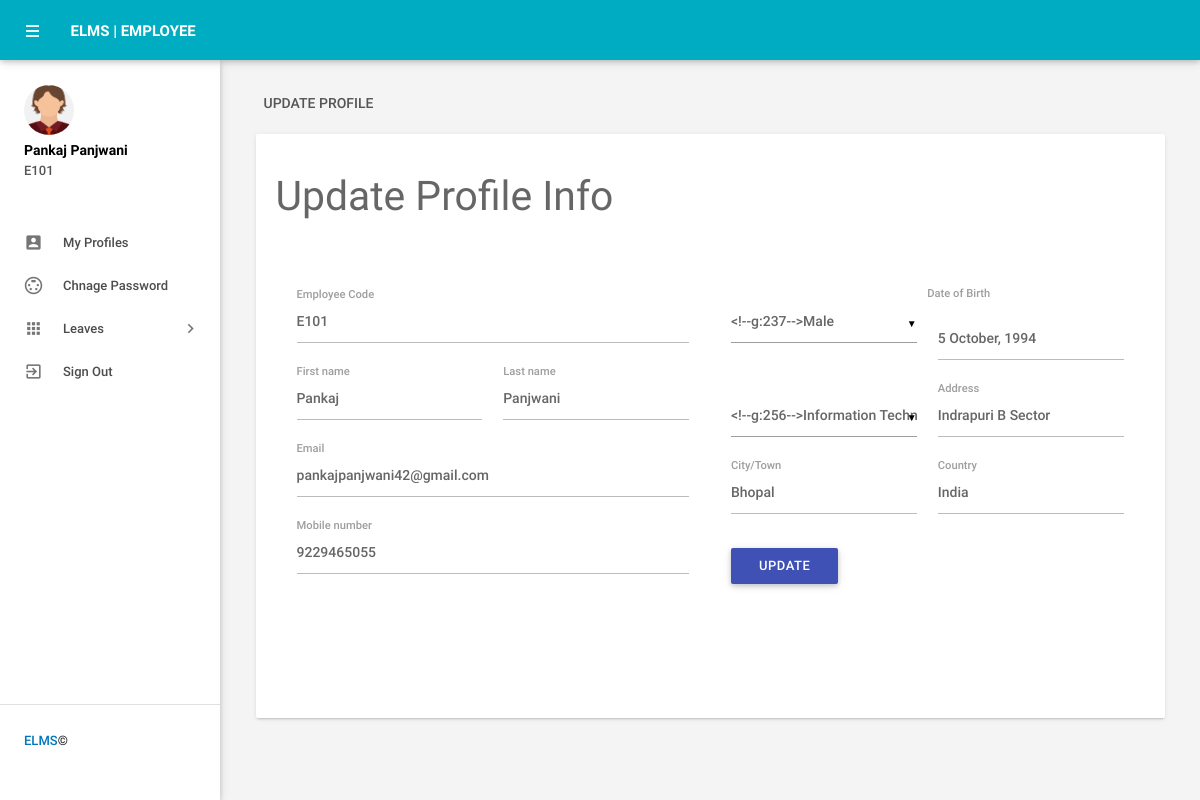
Page /myprofile (signed in) on the committed database.
### employeeleave/models.py (models this page shows, shortened)
class Employee(models.Model):
    user = models.ForeignKey(User, on_delete=models.CASCADE, null=True)
    empid = models.CharField(max_length=20)
    gender = models.CharField(max_length=30)
    dob = models.CharField(max_length=50)
    department = models.CharField(max_length=50,null=True)
    address = models.CharField(max_length=300)
    city = models.CharField(max_length=50)
    country = models.CharField(max_length=50)
    phoneno = models.CharField(max_length=15)
    status = models.CharField(max_length=15, null=True)
    regdate = models.DateField()

### employeeleave/views.py (the view, shortened to what this page needs)
# urls.py: path('myprofile',myprofile, name='myprofile'),
def myprofile(request):
    user = User.objects.get(id = request.user.id)
    employee = Employee.objects.get(user = user)
    department = Department.objects.all()
    error = ""
    d = {'employee': employee,'department':department,'error':error}
    return render(request, 'myprofile.html',d)

### employeeleave/templatetags/custom_filters.py (called while the page is built)
@register.simple_tag()
def employeeid(pid,*args, **kwargs):
    user = User.objects.get(id=pid)
    employee = Employee.objects.get(user = user)
    return employee.empid

### employeeleave/templates/myprofile.html (shortened to what this page needs)
{% load static %}
{% load custom_filters %}
{% block body %}
<html lang="en">
    <head>
        <link type="text/css" rel="stylesheet" href="{% static 'assets/plugins/materialize/css/materialize.min.css' %}"/>
       <link href="{% static 'assets/plugins/material-preloader/css/materialPreloader.min.css' %}" rel="stylesheet">
        <link href="{% static 'assets/css/alpha.min.css' %}" rel="stylesheet" type="text/css"/>
        <link href="{% static 'assets/css/custom.css' %}" rel="stylesheet" type="text/css"/>
    </head>
    <body>
  {% include 'userheader.html' %}
       {% include 'usersidebar.html' %}
   <main class="mn-inner">
                <div class="row">
                    <div class="col s12">
                        <div class="page-title">Update Profile</div>
                    </div>
                    <div class="col s12 m12 l12">
                        <div class="card">
                            <div class="card-content">
                                <form id="example-form" method="post" name="updatemp">
                                    <div>
                                        <h3>Update Profile Info</h3>
                                        <section>
                                            <div class="wizard-content">
                                                <div class="row">
                                                    <div class="col m6">
                                                        <div class="row">
 <div class="input-field col  s12">
<label for="empcode">Employee Code</label>
<input  name="empcode" id="empcode" value="{{employee.empid}}" type="text" autocomplete="off" readonly required>
</div>
<div class="input-field col m6 s12">
<label for="firstName">First name</label>
<input id="firstName" name="firstName" value="{{employee.user.first_name}}"  type="text" required>
</div>
<div class="input-field col m6 s12">
<label for="lastName">Last name </label>
<input id="lastName" name="lastName" value="{{employee.user.last_name}}" type="text" autocomplete="off" required>
</div>
<div class="input-field col s12">
<label for="email">Email</label>
<input  name="email" type="email" id="email" value="{{employee.user.username}}" readonly autocomplete="off" required>
</div>
<div class="input-field col s12">
<label for="phone">Mobile number</label>
<input id="phone" name="mobileno" type="tel" value="{{employee.phoneno}}" maxlength="10" autocomplete="off" required>
 </div>
</div>
</div>
<div class="col m6">
<div class="row">
<div class="input-field col m6 s12">
</div>
<label for="birthdate">Date of Birth</label>
<div class="input-field col m6 s12">
<input type = "text" id="birthdate" name="dob"  class="datepicker" value="{{employee.dob}}">
</div>
<div class="input-field col m6 s12">
</div>
<div class="input-field col m6 s12">
<label for="address">Address</label>
<input id="address" name="address" type="text"  value="{{employee.address}}" autocomplete="off" required>
</div>
<div class="input-field col m6 s12">
<label for="city">City/Town</label>
<input id="city" name="city" type="text"  value="{{employee.city}}" autocomplete="off" required>
 </div>
<div class="input-field col m6 s12">
<label for="country">Country</label>
<input id="country" name="country" type="text"  value="{{employee.country}}" autocomplete="off" required>
</div>
<div class="input-field col s12">
<button type="submit" name="update"  id="update" class="waves-effect waves-light btn indigo m-b-xs">UPDATE</button>
</div>
                                                        </div>
                                                    </div>
                                                </div>
                                            </div>
                                        </section>
                                    </div>
                                </form>
                            </div>
                        </div>
                    </div>
                </div>
            </main>
        </div>
        <div class="left-sidebar-hover"></div>
    </body>
</html>
{% endblock %}

### employeeleave/templates/usersidebar.html (shortened to what this page needs)
{% load static %}
{% load custom_filters %}
     <aside id="slide-out" class="side-nav white fixed">
                <div class="side-nav-wrapper">
                    <div class="sidebar-profile">
                        <div class="sidebar-profile-image">
                            <img src="{% static 'assets/images/avatarboy729.png' %}" class="circle" alt="">
                        </div>
                        <div class="sidebar-profile-info">
                                <p>{{request.user.first_name}} {{request.user.last_name}}</p>
                                <span>{% employeeid request.user.id %}</span>
                        </div>
                    </div>
                <ul class="sidebar-menu collapsible collapsible-accordion" data-collapsible="accordion">
  <li class="no-padding"><a class="waves-effect waves-grey" href="{% url 'myprofile' %}"><i class="material-icons">account_box</i>My Profiles</a></li>
  <li class="no-padding"><a class="waves-effect waves-grey" href="{% url 'changepassworduser' %}"><i class="material-icons">settings_input_svideo</i>Chnage Password</a></li>
                    <li class="no-padding">
                        <a class="collapsible-header waves-effect waves-grey"><i class="material-icons">apps</i>Leaves<i class="nav-drop-icon material-icons">keyboard_arrow_right</i></a>
                    </li>
                  <li class="no-padding">
                                <a class="waves-effect waves-grey" href="{% url 'logout' %}"><i class="material-icons">exit_to_app</i>Sign Out</a>
                            </li>
                </ul>
                <div class="footer">
                    <p class="copyright"><a href="#"> ELMS </a>©</p>
                </div>
                </div>
            </aside>

### rows in the picture
Employee: empcode "E101", firstName "Pankaj", lastName "Panjwani", email "pankajpanjwani42@gmail.com", mobileno "9229465055", dob "5 October, 1994", address "Indrapuri B Sector", city "Bhopal", country "India"

### other values in the picture
{{ request.user.first_name }} "Pankaj"
{{ request.user.last_name }} "Panjwani"
